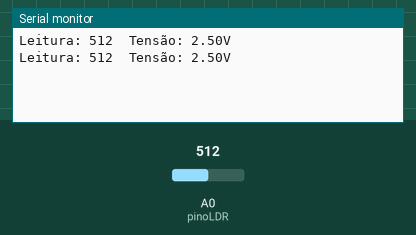
This sketch was run on a simulated Arduino Uno, built with avr-gcc and run on an emulated ATmega328P. On the bench: the last lines printed to the serial monitor. The test bench sets the inputs (shaded band); at power-on: A0 (pinoLDR) = 512.

Above: at 1.8 s.
1.9 s: A0 (pinoLDR) set to 716
At 2.8 s:
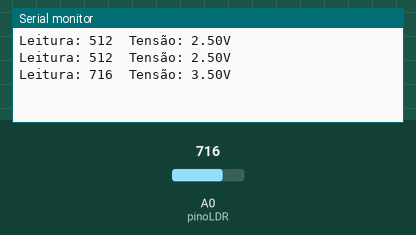
3.4 s: A0 (pinoLDR) set to 900
At 4.8 s:
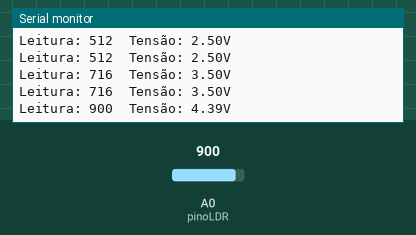
Timing chart, 0 to 6.4 s (numbered marks = the images above; inputs shaded):
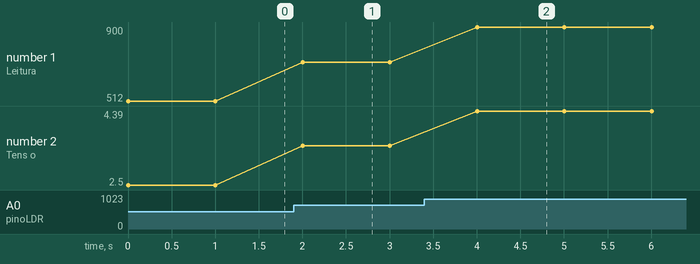

The sketch:

lightsensor.ino
```cpp
/*******************************************************************************
* RoboCore Kit Iniciante V8 - Construindo um Sensor de Luz 1
* Imprime na Serial o valor de tensão do LDR.
*******************************************************************************/

const int pinoLDR = A0; // pino onde o LDR está conectado
int leitura = 0;        // variável para armazenar o valor lido pelo ADC
float tensao = 0.0;     // variável para armazenar a tensão

void setup()
{
    // Inicia e configura a Serial
    Serial.begin(9600); // 9600bps

    // configura o pino com LDR como entrada
    pinMode(pinoLDR, INPUT); // pino A0
}

void loop()
{
    // le o valor de tensão no pino do LDR
    leitura = analogRead(pinoLDR);

    // imprime valor lido pelo arduino (0 a 1023)
    Serial.print("Leitura: ");
    Serial.print(leitura);
    Serial.print("\t"); // tabulacao

    // converte e imprime o valor em tensão elétrica
    tensao = leitura * 5.0 / 1024.0;
    Serial.print("Tensão: ");
    Serial.print(tensao);
    Serial.print("V");

    Serial.println(); // nova linha

    delay(1000); // aguarda 1 segundo para uma nova leitura
}
```

Measured:
- after the input at 1.9 s, the serial monitor: prints a new line after 0.10 s (image 1)
- after the input at 3.4 s, the serial monitor: prints a new line after 0.60 s (image 2)
- plotted number 1: 512 → 716 after the input at 1.9 s, 716 → 900 after the input at 3.4 s
- plotted number 2: 2.5 → 3.5 after the input at 1.9 s, 3.5 → 4.39 after the input at 3.4 s
